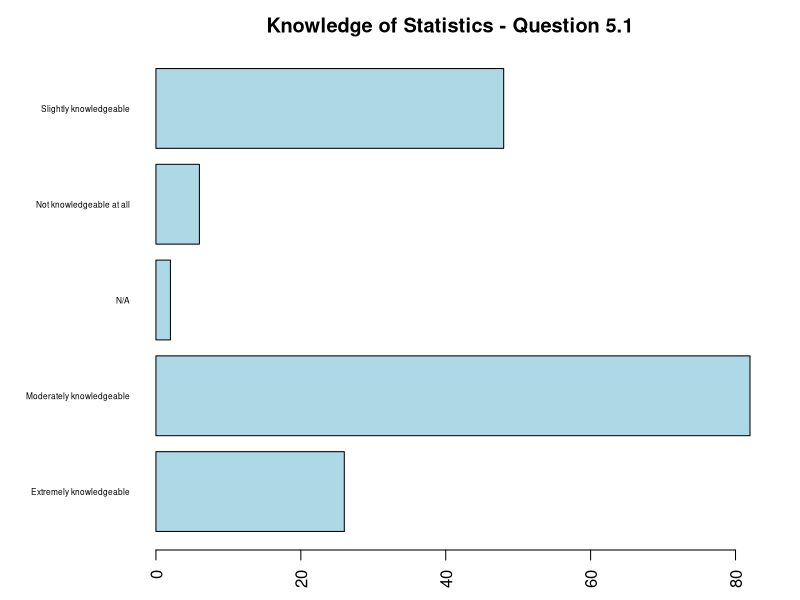
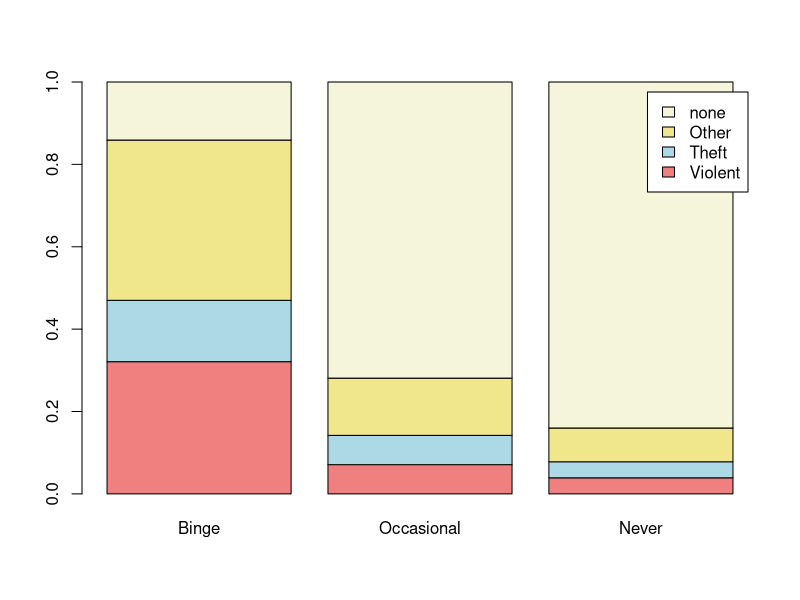
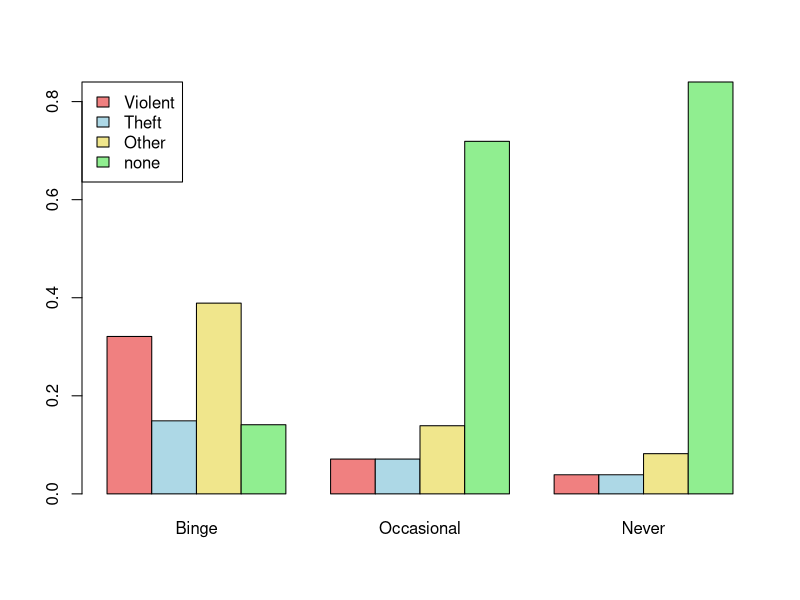
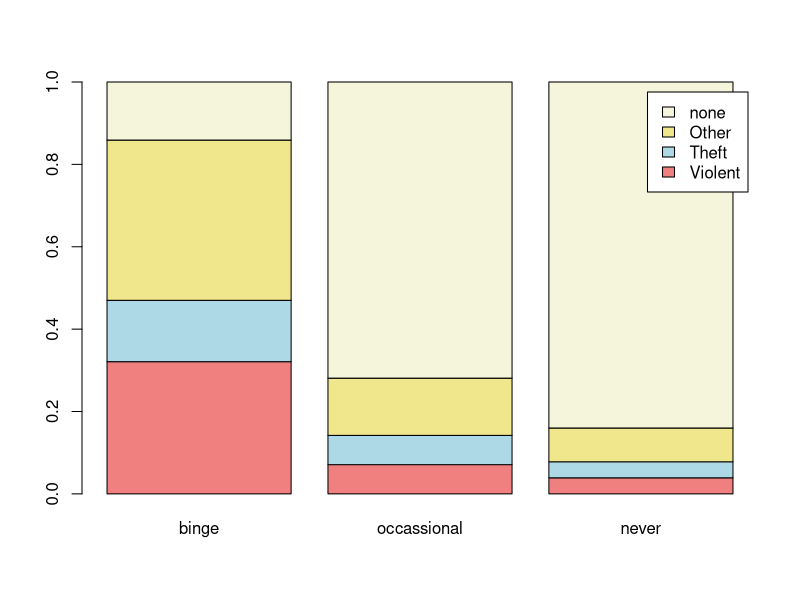
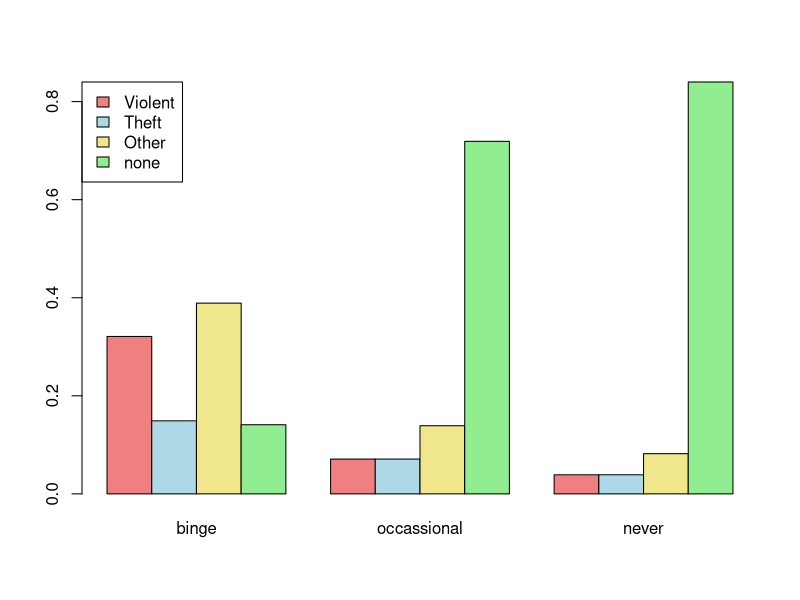
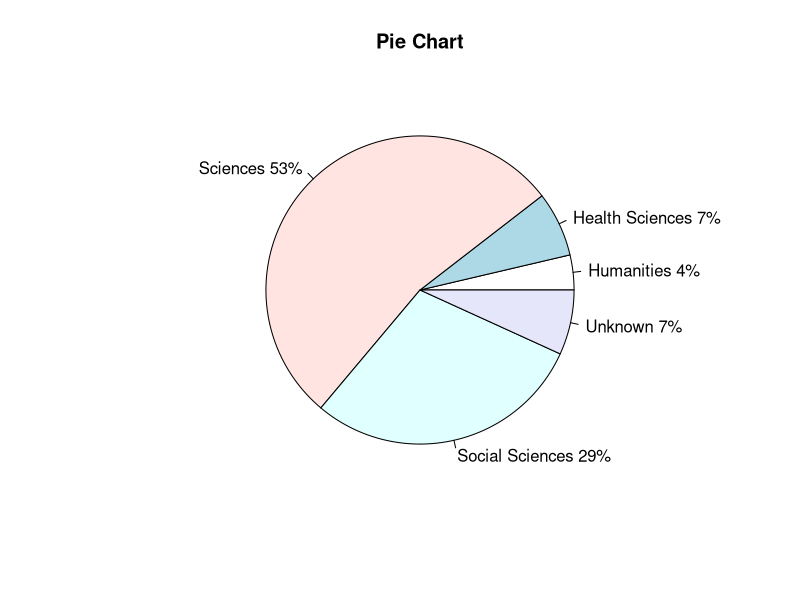
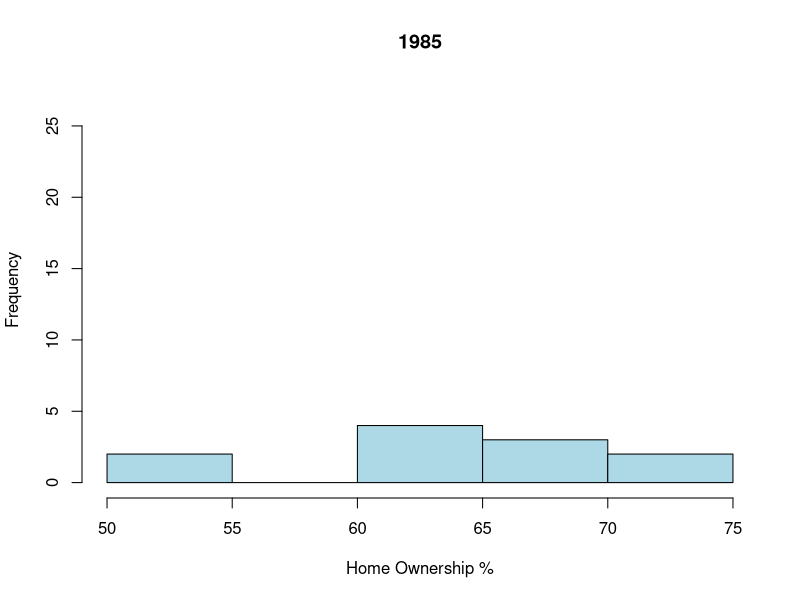
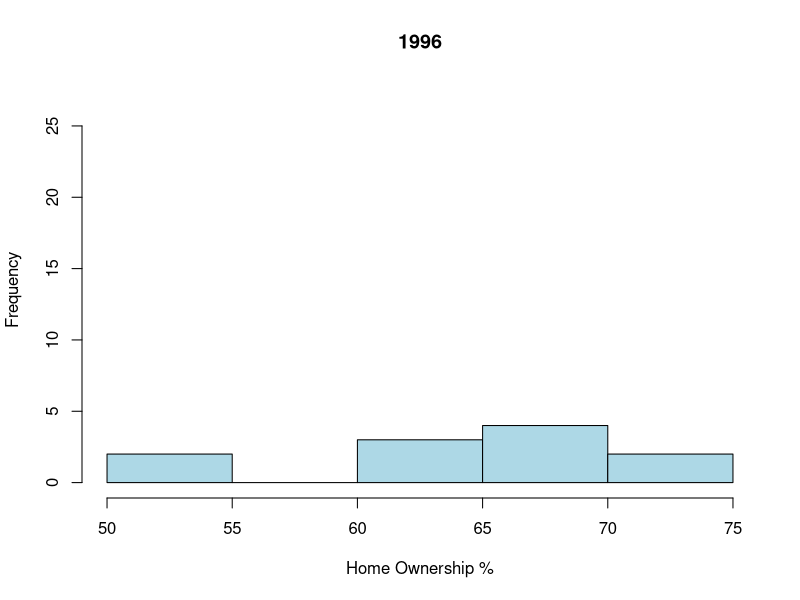

Here is the R script that generated these plots, in order:
## ---- chunk 1
knitr::opts_chunk$set(echo = TRUE)
## ---- chunk 2

library(sqldf)
library(dplyr)

## ---- chunk 3

survey <- read.csv("informatics_survey.csv", stringsAsFactors = FALSE)

# What happens if we don't set the stringsAsFactors argument?
q <- data.frame(survey$Q5_1, stringsAsFactors = FALSE)

colnames(q) <- c("response")

# Remove the rows with empty responses.
q <- subset(q, response != "")
q <- q[q$response != "",]

cnts <- table(q)

# Save the original graph parameters.
opar <- par(no.readonly = TRUE)

# Adjust graph margin parameters.
par(mai = c(.5, 1.5, .5, .5))

# What does the las argument do?  Look it up with ?par().
barplot(cnts, 
        horiz = TRUE, 
        col   = 'lightblue',
        las   = 2,
        main  = "Knowledge of Statistics - Question 5.1",
        cex.names = 0.5)

par(opar)

## ---- chunk 4

crime <- read.csv("drink_crime.csv", stringsAsFactors = FALSE)

# Data must be presented as a matrix or vector for stacked or grouped barplots.

barplot(as.matrix(crime[, c(2:4)]), 
        legend = crime[, 1],
           col = c("lightcoral","lightblue","khaki","beige"))

barplot(as.matrix(crime[, c(2:4)]), 
        legend = crime[, 1],
           col = c("lightcoral","lightblue","khaki","lightgreen"),
   args.legend = list(x = "topleft"),
        beside = TRUE)

# Here's another way to create the barplots by creating a new dataframe.
lgnd        <- crime$Crime
binge       <- crime$Binge
occassional <- crime$Occasional
never       <- crime$Never
cnts        <- data.frame(binge, occassional, never)

barplot(as.matrix(cnts),
        legend = lgnd,
        col = c("lightcoral","lightblue","khaki","beige"))

barplot(as.matrix(cnts),
        legend = lgnd,
           col = c("lightcoral","lightblue","khaki","lightgreen"),
   args.legend = list(x = "topleft"),
        beside = TRUE )

## ---- chunk 5
survey <- read.csv("informatics_survey.csv", stringsAsFactors = FALSE)

# INSTRUCTOR NOTE 
# sqldf does not work when running under R version 3.4.0.  The two commands below
# return an error message that the survey table cannot be found, though it was
# created above.  As of 06.26.17, sqldf requires R version 3.3.3 but will work with
# warnings under 3.3.2.

# You can write a select statement with new column names. 
tmp <- sqldf("select q3 as department, count(q3) as total from survey where q3 != ' ' group by q3")

# Or, you can execute a simple select and rename the variables afterwards.
tmp <- sqldf("select q3, count(q3) from survey where q3 != ' ' group by q3")

# Rename the columns -- department & department count.
colnames(tmp)  <- c("dept","dept_cnt")

# Add new column for academic group (HUM Humanities, SCI Sciences, SOC, Social Sciences, MED Medical)
tmp$acad_grp <- ""                       

# Set the new acad_grp column, using fix().  What happens if you use edit()?
# fix(tmp)                                   

# Save a backup copy of the modified dataframe.
write.csv(tmp, file = "temp.csv")          

# Create a new dataframe of the two columns needed for the pie chart. 
temp   <- data.frame(tmp$acad_grp, tmp$dept_cnt, stringsAsFactors = FALSE)

colnames(temp) <- c("acad_grp","dept_cnt")

temp <- read.csv("informatics_acad_grp.csv", stringsAsFactors = FALSE)

grp_by <- group_by(temp, acad_grp)                    # Group rows by academic group.

slices <- summarize(grp_by, grp_tot = sum(dept_cnt))  # Sum dept_cnt for each academic group.

# Assign descriptive labels to the slices.
slices$acad_grp[1] <- "Humanities"
slices$acad_grp[2] <- "Health Sciences"
slices$acad_grp[3] <- "Sciences"
slices$acad_grp[4] <- "Social Sciences"
slices$acad_grp[5] <- "Unknown"

# Calculate percentages, round to two digits, and then create labels.
slices$grp_pct <- (slices$grp_tot / sum(slices$grp_tot))
slices$grp_pct <- round(slices$grp_pct, 2) * 100
slices$lbl     <- paste(slices$acad_grp, " ", slices$grp_pct, "%", sep = "")

pie(slices$grp_tot, labels = slices$lbl, main = "Pie Chart") 

# INSTRUCTOR NOTE
# This code accomplishes the same thing with the pipe operator.  If you have
# time to demo this in lab, uncomment and test.

# slices <- group_by(temp, acad_grp) %>% summarize(grp_tot = sum(dept_cnt))
# pie(slices$grp_tot, labels = slices$acad_grp, main = "Pie Chart (Pipe)") 

## ---- chunk 6

opar <- par(no.readonly = TRUE)

own <- read.delim("home_ownership.txt", sep = "\t", stringsAsFactors = FALSE)

hist(own$pct_1985, 
     main = "1985", 
     col  = "lightblue",
     ylim = c(0, 27),
     xlab = "Home Ownership %")

hist(own$pct_1996, 
     main = "1996", 
     col  = "lightblue",
     ylim = c(0, 27),
     xlab = "Home Ownership %")

hist(own$pct_2002, 
     main = "2002", 
     col  = "lightblue",
     ylim = c(0, 27),
     xlab = "Home Ownership %")

par(opar)

## ---- chunk 7

own <- read.delim("home_ownership.txt", sep = "\t", stringsAsFactors = FALSE)

boxplot(own$pct_1985, 
        own$pct_1996, 
        own$pct_2002, 
        notch = TRUE,
        ylab  = "Home Ownership %",
        main  = "Home Ownership in the United States",
        names = c("1985","1996","2002"))

## ---- chunk 8

money <- read.delim("money_supply.txt", sep = "\t", stringsAsFactors = FALSE)

plot(money$m2, money$m3, xlab = "M2 (Trillions)", ylab = "M3 (Trillions)")

# Now, fit a regression model and plot the line.
fit <- lm(money$m3 ~ money$m2, data = money)

abline(fit, col = "blue")

## ---- chunk 9

ozone <- read.csv("ozone.csv", stringsAsFactors = FALSE)

x <- ozone[c(0:79),]

# The scale argument must equal 2 or the function only prints even numbers.
stem(x, scale = 2) 
